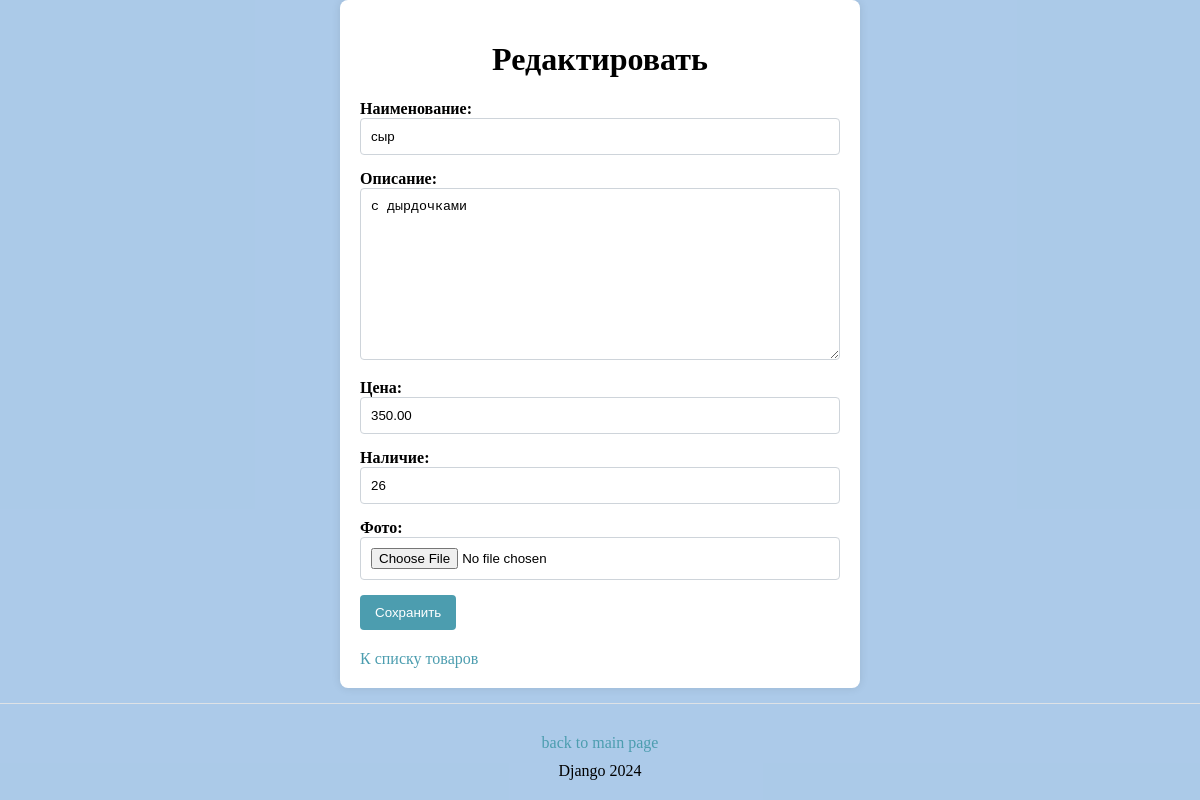
/products/2/update/, run on the app's committed database.
### products/models.py (models this page shows, shortened)
class Product(models.Model):
    objects = models.Manager()
    name = models.CharField(max_length=255, unique=True)
    description = models.TextField(null=True, blank=True)
    price = models.DecimalField(max_digits=10, decimal_places=2)
    count = models.PositiveIntegerField(default=0)
    image = models.ImageField(upload_to='products/', null=True, blank=True)
    class Meta:
        permissions = [
            ("can_view_product", "Can view product"),
            ("can_add_product", "Can add product"),
            ("can_change_product", "Can change product"),
            ("can_delete_product", "Can delete product"),
        ]

### products/views.py (the view)
# urls.py: path('<int:pk>/update/', product_update, name='product_update'),
def product_update(request, pk):
    product = get_object_or_404(Product, pk=pk)
    if request.method == "POST":
        form = ProductForm(request.POST, instance=product)
        if form.is_valid():
            form.save()
            return redirect('products:product_detail', pk=product.pk)
    else:
        form = ProductForm(instance=product)
    return render(request, 'products/product_form.html', {'form': form,
                                                          'product': product})

### products/forms.py
class ProductForm(forms.ModelForm):
    class Meta:
        model = Product
        fields = ['name', 'description', 'price', 'count', 'image']

### templates/products/product_form.html (shortened to what this page needs)
{% load static %}
<!DOCTYPE html>
<html lang="en">
<head>
    <link rel="stylesheet" href="{% static 'product/product.css' %}">
    <link rel="stylesheet" href="{% static 'other/other.css' %}">
</head>
<body>
<div class="form-container">
    <h1>{% if product %}Редактировать{% else %}Создать{% endif %}</h1>
    <form method="POST" enctype="multipart/form-data">
        <div>
            <label for="id_name">Наименование:</label>
            {{ form.name }}
        </div>
        <div>
            <label for="id_description">Описание:</label>
            {{ form.description }}
        </div>
        <div>
            <label for="id_price">Цена:</label>
            {{ form.price }}
        </div>
        <div>
            <label for="id_count">Наличие:</label>
            {{ form.count }}
        </div>
        <div>
            <label for="id_image">Фото:</label>
            {{ form.image }}
        </div>
        <button class="button" type="submit">Сохранить</button>
    </form>
    <a href="{% url 'products:product_list' %}" class="back-button">К списку
        товаров</a>
</div>
<footer>
    <a href="{% url 'main' %}" class="footer-button">back to main page</a>
    <p>Django 2024</p>
</footer>
</body>
</html>

### static/product/product.css (style rules this page uses)
html, body { height: 100%; margin: 0; background-color: rgba(129, 175, 221, 0.42); display: flex; flex-direction: column; }
h1, h3 { text-align: center; }
p { margin: 1px; }
button { background-color: #4c9daf; color: white; padding: 10px 15px; border: none; border-radius: 4px; cursor: pointer; }
.back-button { display: inline-block; margin-top: 20px; text-decoration: none; color: #4c9daf; }
.form-container { width: 40%; margin: 0 auto; background-color: #ffffff; padding: 20px; border-radius: 8px; box-shadow: 0px 0px 10px rgba(0, 0, 0, 0.1); }
label { font-weight: bold; margin-top: 10px; }
div { margin-bottom: 15px; }
input, textarea, select { width: 100%; padding: 10px; border: 1px solid #ced4da; border-radius: 4px; box-sizing: border-box; }

### static/other/other.css (style rules this page uses)
footer { display: flex; flex-direction: column; justify-content: center; align-items: center; width: 100%; text-align: center; padding: 20px 0; background-color: transparent; border-top: 1px solid #dee2e6; margin-top: auto; }
footer p { margin: 0; padding: 0; }
.footer-button { color: #4c9daf; background-color: transparent; padding: 10px 20px; text-decoration: none; border-radius: 5px; font-size: 16px; }

### data on the page
Product: name "сыр", description "с дырдочками", price "350.00", count "26"
